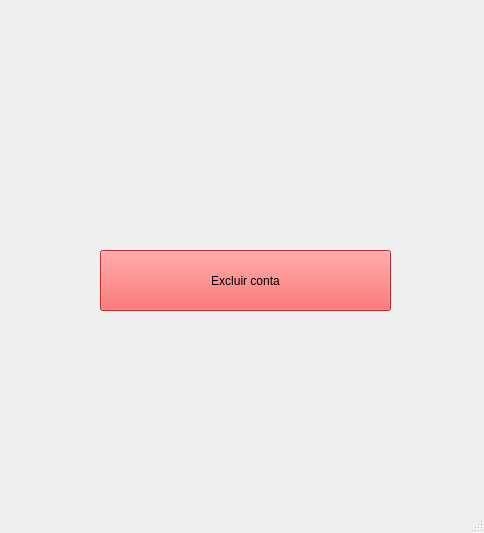
<?xml version="1.0" encoding="UTF-8"?>
<ui version="4.0">
 <class>MainWindow</class>
 <widget class="QMainWindow" name="MainWindow">
  <property name="geometry">
   <rect>
    <x>0</x>
    <y>0</y>
    <width>484</width>
    <height>533</height>
   </rect>
  </property>
  <property name="windowTitle">
   <string>MainWindow</string>
  </property>
  <widget class="QWidget" name="centralwidget">
   <widget class="QLabel" name="label">
    <property name="geometry">
     <rect>
      <x>-4</x>
      <y>-20</y>
      <width>491</width>
      <height>541</height>
     </rect>
    </property>
    <property name="text">
     <string/>
    </property>
    <property name="pixmap">
     <pixmap>../../../../../../../../Downloads/Seja bem-vindo (10).png</pixmap>
    </property>
   </widget>
   <widget class="QPushButton" name="btn_excluir2_2">
    <property name="geometry">
     <rect>
      <x>100</x>
      <y>250</y>
      <width>291</width>
      <height>61</height>
     </rect>
    </property>
    <property name="styleSheet">
     <string notr="true">background-color: rgb(255, 61, 61);
color: rgb(0, 0, 0);</string>
    </property>
    <property name="text">
     <string>Excluir conta</string>
    </property>
   </widget>
  </widget>
  <widget class="QMenuBar" name="menubar">
   <property name="geometry">
    <rect>
     <x>0</x>
     <y>0</y>
     <width>484</width>
     <height>21</height>
    </rect>
   </property>
  </widget>
  <widget class="QStatusBar" name="statusbar"/>
 </widget>
 <resources/>
 <connections/>
</ui>
